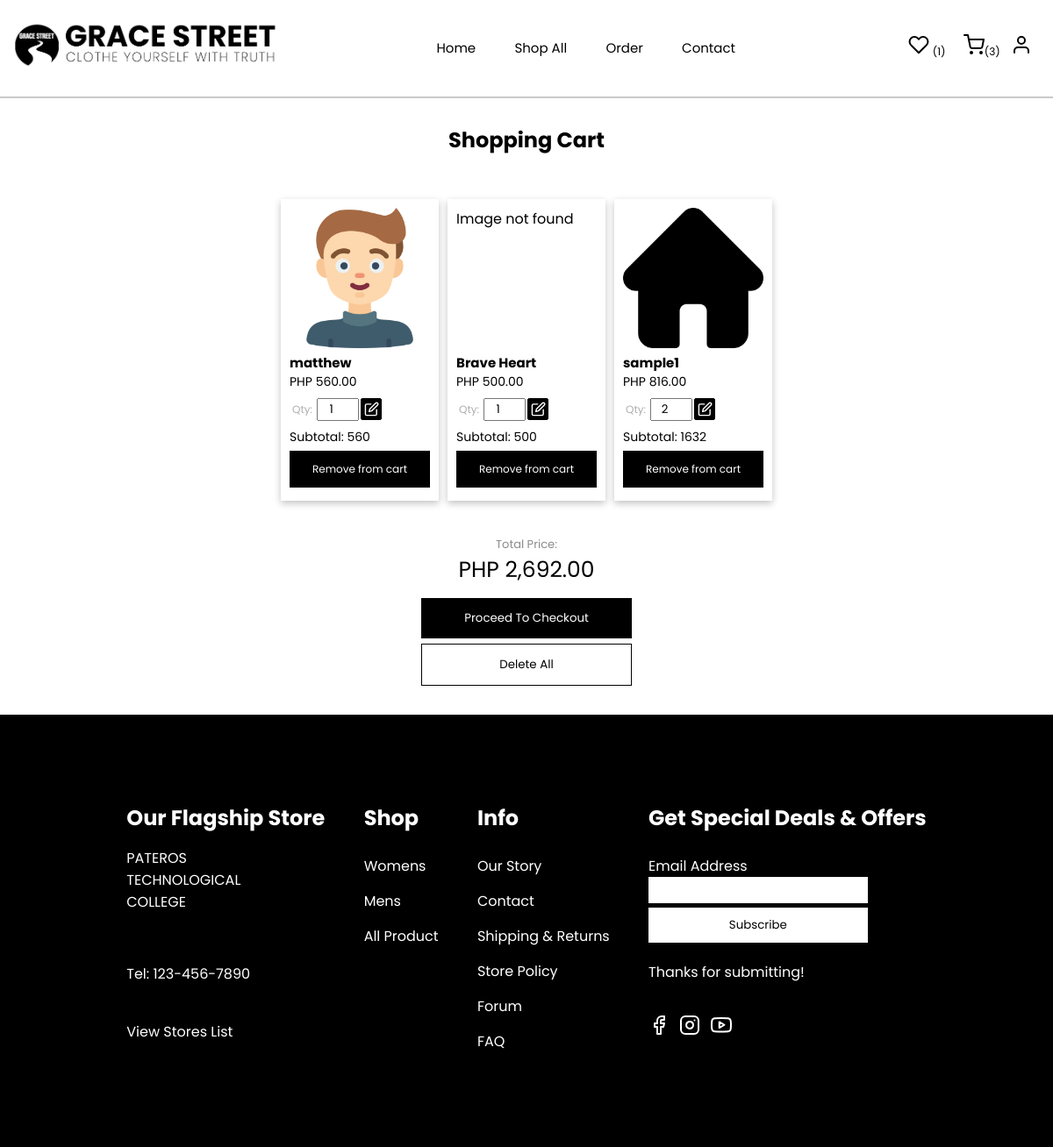
/cart.php (signed in), run on the app's committed database.
### tables this page shows
CREATE TABLE `cart` (
  `ID` int(11) NOT NULL,
  `Product_Name` varchar(255) DEFAULT NULL,
  `Product_Price` decimal(10,2) DEFAULT NULL,
  `Product_Quantity` int(11) DEFAULT NULL,
  `Product_Image` blob DEFAULT NULL,
  `user_id` int(11) DEFAULT NULL,
  `user_email` varchar(255) DEFAULT NULL
);

### cart.php (the view, shortened to what this page needs)
<!DOCTYPE html>
<html lang="en">
<head>
    <link rel="stylesheet" href="Css/style.css">
    <link rel="stylesheet" href="https://code.jquery.com/ui/1.12.1/themes/base/jquery-ui.css">
</head>
<body>
    <?php include 'additional/header.php'; ?>
    <section>
        <div class="cart-container">
            <h1 style="text-align: center;">Shopping Cart</h1>
            <div class="cart-content">
                <div class="cart-product">
                    <?php
                    include 'components/connect.php';
                    if(isset($_SESSION['user-email'])) {
                        $userEmail = $_SESSION['user-email'];
                        $query = "SELECT * FROM cart WHERE User_Email = ?";
                        $stmt = $con->prepare($query);
                        $stmt->bind_param("s", $userEmail);
                        $stmt->execute();
                        $result = $stmt->get_result();
                        $totalPrice = 0;
                        if ($result->num_rows > 0) {
                            while ($product = $result->fetch_assoc()) {
                                $originalprice = $product['Product_Price'];
                                $subtotal = $originalprice * $product['Product_Quantity'];
                                $totalPrice += $subtotal;
                                ?>
                                <div class="cart-item" data-product-id="<?php echo $product['ID']; ?>">
                                    <div class="cart-img">
                                        <?php
                                        $imagePath = 'uploads/images/' . $product['Product_Image'];
                                        if (file_exists($imagePath)) {
                                            ?>
                                            <img src="<?php echo $imagePath; ?>" alt="Product Image">
                                        <?php } else { ?>
                                            <p>Image not found</p>
                                        <?php } ?>
                                    </div>
                                    <h2 style="font-size: 15px; margin-top:5px;"><?php echo htmlspecialchars($product['Product_Name']); ?></h2>
                                    <p class="item-price" style="font-size: 14px;">PHP <?php echo htmlspecialchars($product['Product_Price']); ?></p>
                                    <div class="input-group" style="width: 100%; padding: 3px; display: flex; align-items: center;">
                                        <p style="font-size: 12px; margin-right:5px; color: #adadad;">Qty: </p>
                                        <input type="number" style="width: 5vh;" min="1" max="1000" step="1" value="<?php echo htmlspecialchars($product['Product_Quantity']); ?>" class="quantity-input" name="quantity">
                                        <button onclick="editQuantity(<?php echo $product['ID']; ?>)" style="height: 25px; padding:2.50px; border-radius: 2px; width: fit-content; background-color: black; margin-left: 2px; cursor: pointer; border: 1px solid black;"><img style="filter: invert(100); width: 17px; height: auto;"src="img/edit.svg" alt="Edit"></button>
                                    </div>
                                    <p style="font-size: 14px;">Subtotal: <?php echo htmlspecialchars($subtotal); ?></p>
                                    <button class="remove-btn" style="cursor: pointer;" onclick="removeFromCart(<?php echo $product['ID']; ?>)">Remove from cart</button>
                                </div>
                                <?php
                            }
                        } else {
                            ?>
                            <p>Your cart is empty</p>
                            <?php
                        }
                    }
                    ?>
                </div>
                <?php if(isset($_SESSION['user-email'])): ?>
                <div class="total-price" style="text-align: center;">
                    <p style="margin: 0; margin-top: 20px; color:#8c8b8b; font-size: 13px;">Total Price:</p>
                    <p id="totalPriceDisplay" style="margin: 0; font-size: 25px;">PHP <?php echo number_format($totalPrice, 2); ?></p>
                </div>
                <div class="cart-btn">
                    <?php if (isset($result) && $result->num_rows > 0) { ?>
                        <a href="checkout.php"><button style="cursor: pointer;">Proceed To Checkout</button></a>
                    <?php } else { ?>
                        <button disabled>Proceed To Checkout</button>
                    <?php } ?>
                    <button onclick="deleteAllItems()" style="cursor: pointer; background-color: white;">Delete All</button>
                </div>
                <?php endif; ?>
            </div>
        </div>
    </section>
    <?php include 'additional/footer.php'; ?>
</body>
</html>

### css/style.css (style rules this page uses)
* { font-family: "Poppins"; }
head, body { margin: 0; }
section { max-width: 1750px; min-width: 1200px; margin: 0 auto; }
.cart-container { padding: 10px 30px; display: flex; flex-direction: column; align-items: center; justify-content: center; }
.cart-content { background-color: white; padding: 10px; }
.cart-btn { justify-content: center; align-items: center; padding: 10px; display: flex; flex-direction: column; }
.cart-btn button { padding: 13px 25px; width: 30vh; border: none; background-color: black; color: white; margin: 3px 0; }
.cart-btn button:nth-child(2) { background-color: white; color: black; border: 1px solid black; }
.cart-product { padding: 20px; display: flex; justify-content: center; flex-wrap: wrap; gap: 10px; }
.cart-product .cart-item { background-color: white; padding: 10px; box-shadow: rgba(0, 0, 0, 0.24) 0px 3px 8px; }
.cart-item .cart-img { width: 20vh; height: 20vh; position: relative; }
.cart-img img { position: absolute; top: 0; bottom: 0; left: 0; right: 0; width: 100%; height: 100%; object-fit: cover; }
.cart-item h2, .cart-item p { margin: 0; }
.cart-item .remove-btn { margin: 5px 0; border: none; background-color: black; color: white; width: 20vh; padding: 12px 0; font-size: 12px; }
.input-group { display: flex; align-items: center; margin: 5px 0; }
.quantity-input { text-align: center; }

### data on the page
cart: Product_Image (picture), Product_Name "matthew", Product_Price "560.00", quantity "1", subtotal "560"
cart: Product_Image "Image not found", Product_Name "Brave Heart", Product_Price "500.00", quantity "1", subtotal "500"
cart: Product_Image (picture), Product_Name "sample1", Product_Price "816.00", quantity "2", subtotal "1632"

### other printed values
getWishListItemCount($user_id, $con) "1"
getCartItemCount($user_id, $con) "3"
$totalPrice "2,692.00"
